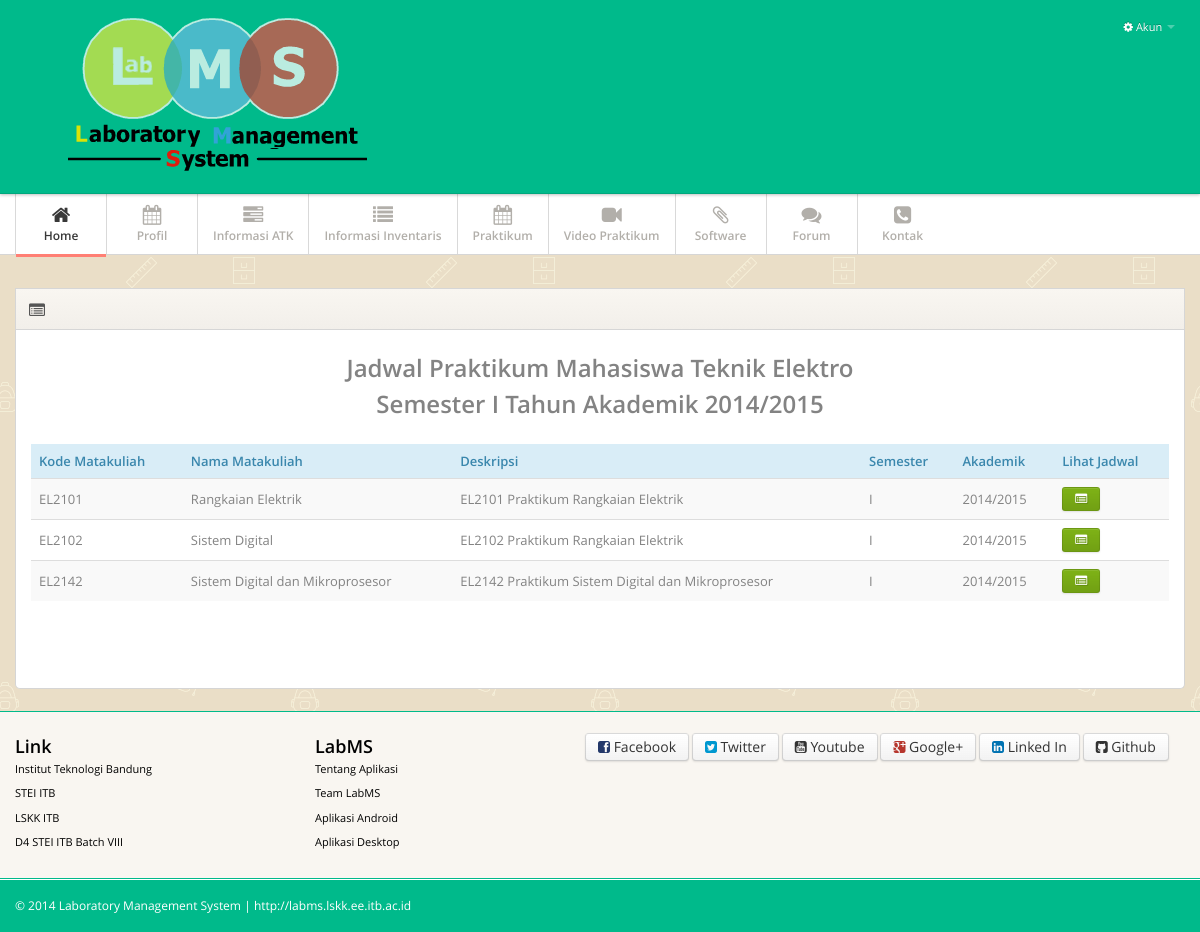
Screenshot of /jadwal_praktikum.php with the database file from the repository.
### tables this page shows
CREATE TABLE IF NOT EXISTS `tb_matakuliah` (
  `id` int(11) NOT NULL,
  `kd_mk` varchar(10) NOT NULL,
  `nama_mk` varchar(50) NOT NULL,
  `deskripsi` text NOT NULL,
  `semester` varchar(2) NOT NULL,
  `akademik` varchar(10) NOT NULL,
  `nip_dosen` char(100) NOT NULL,
  `tgl_daftar` datetime NOT NULL
);

### jadwal_praktikum.php (the view, shortened to what this page needs)
<?php
require_once 'template/header.php';
?>
<div class="main">
    <div class="main-inner">
        <div class="container">
            <div class="row">
                <div class="span12">
                        <div class="widget-header"> <i class="icon-list-alt"></i>
                        </div>
                        <div class="widget-content">
							<?php
							$query="select * from tb_matakuliah" ;
							$result=$mysqli->query($query)
							or die('<b>-- Query failed -- </b> ' . mysql_error());
							$data = $result->fetch_array();
							?>
							<h2 class="bigstats" align="center">Jadwal Praktikum Mahasiswa Teknik Elektro <br/>Semester <?php echo $data['semester']?> Tahun Akademik <?php echo $data['akademik'] ?> </h2><br/>
							<table class="table table-striped ">
								<thead>
								  <tr>
									<th class="alert-info"> Kode Matakuliah </th>
									<th  class="alert-info"> Nama Matakuliah </th>
									<th  class="alert-info"> Deskripsi </th>
									<th  class="alert-info"> Semester </th>
									<th  class="alert-info"> Akademik </th>
									<th  class="alert-info"> Lihat Jadwal</th>
								  </tr>
								</thead>
								<tbody>
								<?php
									$data=mysql_query("select * from tb_matakuliah");
									while($row=mysql_fetch_array($data)){
									?>
								  <tr>
									<td> <?php echo $row['kd_mk']; ?> </td>
									<td> <?php echo $row['nama_mk']; ?> </td>
									<td> <?php echo $row['deskripsi']; ?> </td>
									<td> <?php echo $row['semester']; ?></td>
									<td> <?php echo $row['akademik']; ?></td>
									<td class="td-actions"><a href="jadwal_matakuliah.html?modul=<?php echo $row['kd_mk'] ?>" class="btn btn-small btn-success"><i class="btn-icon-only icon-list-alt" title="Lihat Praktikum"> </i></a></td>
								  </tr>
								  <?php
								}
									?>
								</tbody>
							  </table>
                                    <div class="pagination pagination-small pagination-centered">
                                    </div>
                            </div><br/>
					</div>
        </div>
    </div>
</div>
</div>

### css/style.css (style rules this page uses)
body { background: #f9f6f1; font: 13px/1.7em 'Open Sans'; }
.btn-icon-only { padding-right: 3px; padding-left: 3px; }
.table td { vertical-align: middle; }
.main { border-bottom: 1px solid #00BA8B; }
.widget-header { position: relative; height: 40px; line-height: 40px; background: #f9f6f1; background:-moz-linear-gradient(top, #f9f6f1 0%, #f2efea 100%); background:-webkit-gradient(linear, left top, left bottom, color-stop(0%,#f9f6f1), color-stop(100%,#f2efea)); background:-webkit-linear-gradient(top, #f9f6f1 0%,#f2efea 100%); background:-o-linear-gradient(top, #f9f6f1 0%,#f2efea 100%); background:-ms-linear-gradient(top, #f9f6f1 0%,#f2efea 100%); background:linear-gradient(top, #f9f6f1 0%,#f2efea 100%); filter: progid:DXImageTransform.Microsoft.gradient(startColorstr='#f9f6f1', endColorstr='#f2efea'); -ms-filter: "progid:DXImageTransform.Microsoft.gradient(startColorstr='#f9f6f1', endColorstr='#f2efea')"; border: 1px solid #d6d6d6; -webkit-background-clip: padding-box; }
.widget-header [class^="icon-"], .widget-header [class*=" icon-"] { display: inline-block; margin-left: 13px; margin-right: -2px; font-size: 16px; color: #555; vertical-align: middle; }
.widget-content { padding: 20px 15px 15px; background: #FFF; border: 1px solid #D5D5D5; -moz-border-radius: 5px; -webkit-border-radius: 5px; border-radius: 5px; }
.widget-header+.widget-content { border-top: none; -webkit-border-top-left-radius: 0; -webkit-border-top-right-radius: 0; -moz-border-radius-topleft: 0; -moz-border-radius-topright: 0; border-top-left-radius: 0; border-top-right-radius: 0; }
.widget-content:before, .widget-content:after { content:""; display:table; }
.widget-content:after { clear:both; }
.widget-content { zoom:1; }

### css/pages/signin.css (style rules this page uses)
body { background: url(../../img/school.png) ; color:#838383; font: 13px/1.7em 'Open Sans'; }

### rows the page displays
tb_matakuliah: semester "I", akademik "2014/2015", kd_mk "EL2101", nama_mk "Rangkaian Elektrik", deskripsi "EL2101 Praktikum Rangkaian Elektrik"
tb_matakuliah: kd_mk "EL2102", nama_mk "Sistem Digital", deskripsi "EL2102 Praktikum Rangkaian Elektrik", semester "I", akademik "2014/2015"
tb_matakuliah: kd_mk "EL2142", nama_mk "Sistem Digital dan Mikroprosesor", deskripsi "EL2142 Praktikum Sistem Digital dan Mikroprosesor", semester "I", akademik "2014/2015"
